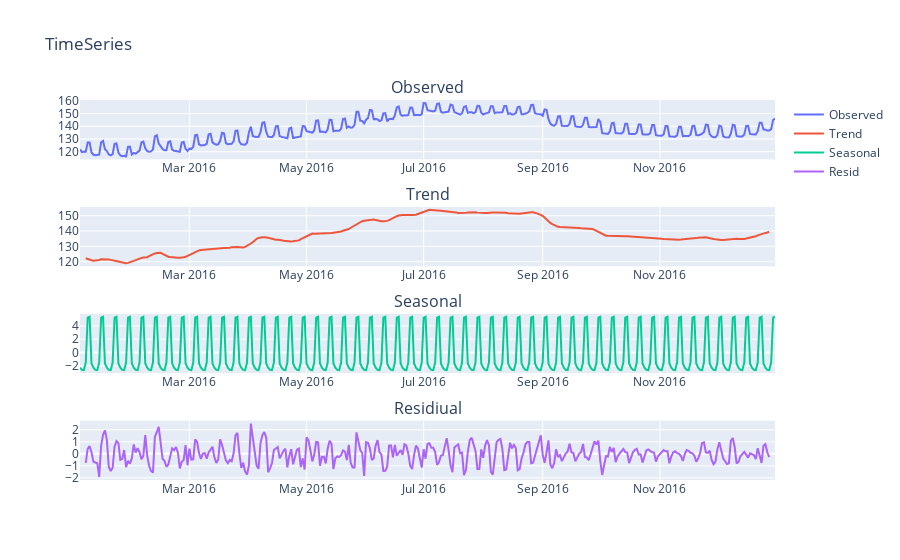

Notebook code for this chart:
### Code cell
interactive_graph("Average")

### Figure 1 — Plotly figure (JSON) as saved in the notebook; plotly's stock layout.template omitted (floating-point values rounded to 4 significant figures; data arrays with more than 128 entries replaced by an {"elided": "..."} marker saying what was removed)
{"data": [{"name": "Observed", "type": "scatter", "x": {"elided": "363 str values"}, "xaxis": "x", "y": {"elided": "363 float values"}, "yaxis": "y"}, {"name": "Trend", "type": "scatter", "x": {"elided": "363 str values"}, "xaxis": "x2", "y": {"elided": "363 float values"}, "yaxis": "y2"}, {"name": "Seasonal", "type": "scatter", "x": {"elided": "363 str values"}, "xaxis": "x3", "y": {"elided": "363 float values"}, "yaxis": "y3"}, {"name": "Resid", "type": "scatter", "x": {"elided": "363 str values"}, "xaxis": "x4", "y": {"elided": "363 float values"}, "yaxis": "y4"}], "layout": {"annotations": [{"font": {"size": 16}, "showarrow": false, "text": "Observed", "x": 0.5, "xanchor": "center", "xref": "paper", "y": 1, "yanchor": "bottom", "yref": "paper"}, {"font": {"size": 16}, "showarrow": false, "text": "Trend", "x": 0.5, "xanchor": "center", "xref": "paper", "y": 0.7188, "yanchor": "bottom", "yref": "paper"}, {"font": {"size": 16}, "showarrow": false, "text": "Seasonal", "x": 0.5, "xanchor": "center", "xref": "paper", "y": 0.4375, "yanchor": "bottom", "yref": "paper"}, {"font": {"size": 16}, "showarrow": false, "text": "Residiual", "x": 0.5, "xanchor": "center", "xref": "paper", "y": 0.1562, "yanchor": "bottom", "yref": "paper"}], "title": {"text": "TimeSeries"}, "xaxis": {"anchor": "y", "domain": [0, 1]}, "xaxis2": {"anchor": "y2", "domain": [0, 1]}, "xaxis3": {"anchor": "y3", "domain": [0, 1]}, "xaxis4": {"anchor": "y4", "domain": [0, 1]}, "yaxis": {"anchor": "x", "domain": [0.8438, 1]}, "yaxis2": {"anchor": "x2", "domain": [0.5625, 0.7188]}, "yaxis3": {"anchor": "x3", "domain": [0.2812, 0.4375]}, "yaxis4": {"anchor": "x4", "domain": [0, 0.1562]}}}
